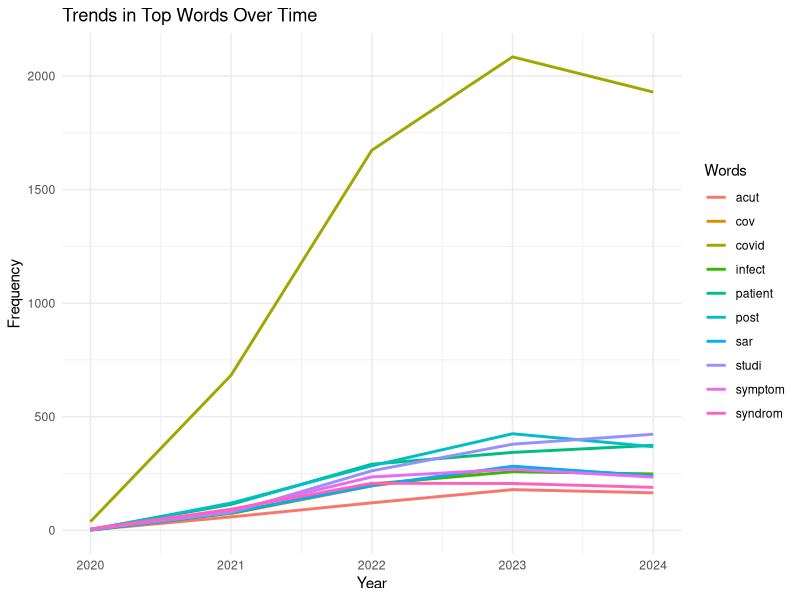

The R source for this figure:
# Load required libraries
library(dplyr)
library(ggplot2)
library(tidyr)
library(tidytext)  # Ensure tidytext is loaded
library(SnowballC)
library(stringr)  # Load stringr for str_detect

# Read the data
data <- read.delim("clean/processed_data.tsv", sep = "\t", quote = "")  # Handle any quoting issues

# Tokenize titles, remove stop words, and stem words
processed_data <- data %>%
  unnest_tokens(word, Title) %>%              # Tokenize titles into words
  filter(!word %in% stop_words$word) %>%      # Remove stop words
  filter(!str_detect(word, "\\d+")) %>%       # Remove digits
  mutate(word = SnowballC::wordStem(word))    # Stem words

# Count word frequencies by year
word_counts <- processed_data %>%
  group_by(Year, word) %>%
  summarise(Frequency = n(), .groups = 'drop') %>%
  arrange(desc(Frequency))

# Identify the top 10 most frequent words
top_words <- word_counts %>%
  group_by(word) %>%
  summarise(Total_Frequency = sum(Frequency)) %>%
  arrange(desc(Total_Frequency)) %>%
  slice(1:10) %>%
  pull(word)

# Filter for the top words
filtered_data <- word_counts %>%
  filter(word %in% top_words)

# Plot the frequency of top words over time
plot <- ggplot(filtered_data, aes(x = Year, y = Frequency, color = word, group = word)) +
  geom_line(size = 1) +
  scale_x_continuous(limits = c(min(filtered_data$Year), 2024)) +  # Set x-axis limits
  labs(title = "Trends in Top Words Over Time",
       x = "Year",
       y = "Frequency",
       color = "Words") +
  theme_minimal()

# Save the plot
ggsave("graph/word_frequency_trend.png", plot = plot, width = 6, height = 6)
